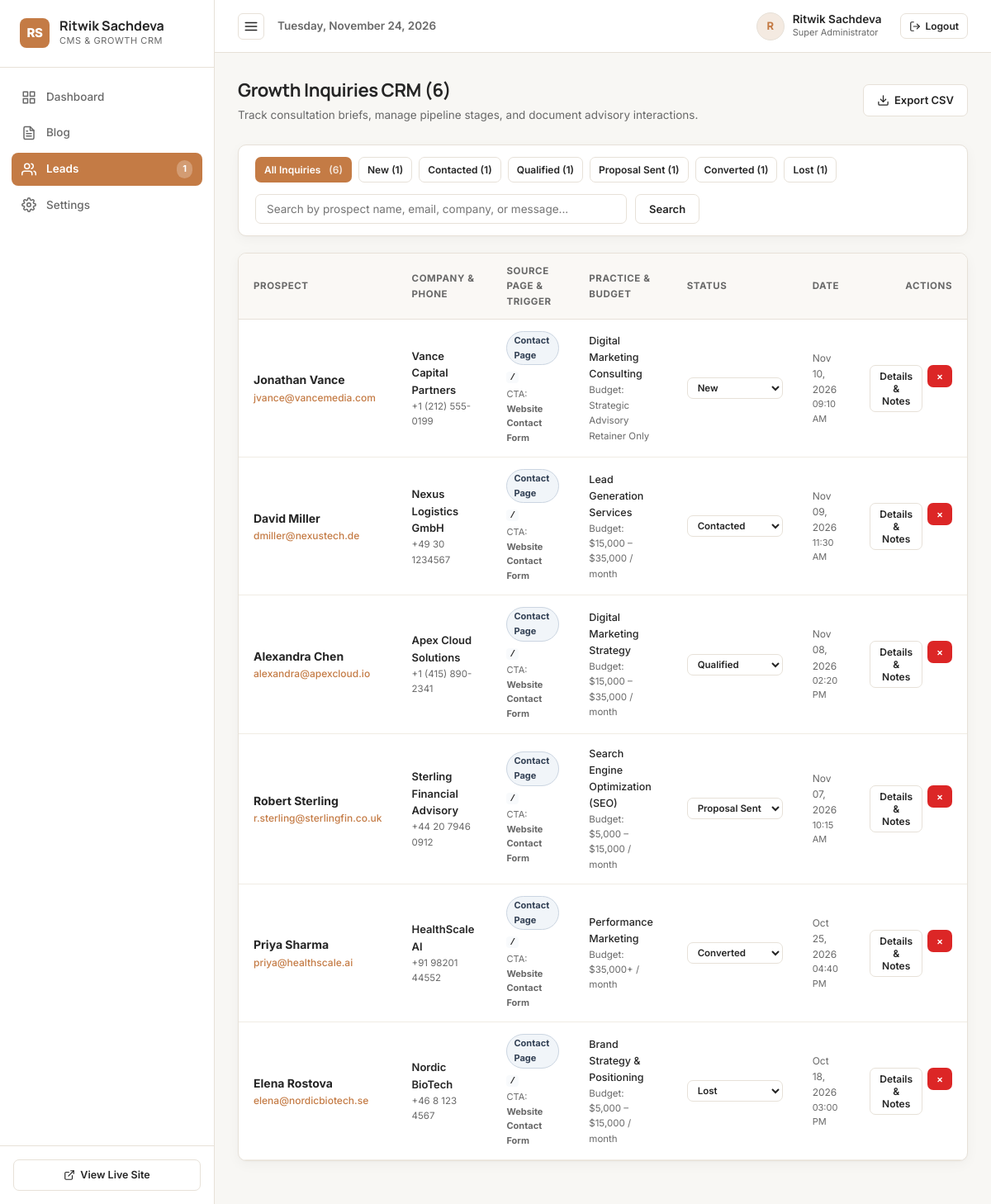
The app's page /admin/leads.php (signed in) with its own data.
### tables this page shows
CREATE TABLE `contact_leads` (
    `id` INT UNSIGNED AUTO_INCREMENT PRIMARY KEY,
    `full_name` VARCHAR(150) NOT NULL,
    `email` VARCHAR(191) NOT NULL,
    `phone` VARCHAR(50) DEFAULT NULL,
    `company` VARCHAR(150) DEFAULT NULL,
    `service_interested` VARCHAR(100) DEFAULT NULL,
    `monthly_budget` VARCHAR(100) DEFAULT NULL,
    `message` TEXT NOT NULL,
    `status` ENUM('NEW', 'CONTACTED', 'QUALIFIED', 'PROPOSAL_SENT', 'CONVERTED', 'LOST') NOT NULL DEFAULT 'NEW',
    `lead_source` VARCHAR(100) NOT NULL DEFAULT 'Website Contact Form',
    `ip_address` VARCHAR(45) DEFAULT NULL,
    `user_agent` VARCHAR(255) DEFAULT NULL,
    `assigned_to` INT UNSIGNED DEFAULT NULL,
    `follow_up_date` DATE DEFAULT NULL,
    `is_spam` TINYINT(1) NOT NULL DEFAULT 0,
    `created_at` DATETIME NOT NULL DEFAULT CURRENT_TIMESTAMP,
    `updated_at` DATETIME NOT NULL DEFAULT CURRENT_TIMESTAMP ON UPDATE CURRENT_TIMESTAMP,
    INDEX `idx_leads_status` (`status`),
    INDEX `idx_leads_email` (`email`),
    INDEX `idx_leads_created` (`created_at`),
    CONSTRAINT `fk_leads_assigned` FOREIGN KEY (`assigned_to`) REFERENCES `admins` (`id`) ON DELETE SET NULL
);

### includes/config.php (called while the page is built, shortened)
<?php
function e($string): string {
    return htmlspecialchars((string)$string, ENT_QUOTES, 'UTF-8');
}

### admin/leads.php (the view, shortened to what this page needs)
<?php
require_once __DIR__ . '/includes/header.php';
$currentStatus = trim($_GET['status'] ?? 'ALL');
$search = trim($_GET['q'] ?? '');
$page = max(1, (int)($_GET['page'] ?? 1));
$perPage = 15;
$offset = ($page - 1) * $perPage;
$where = ["1=1"];
$params = [];
$whereClause = implode(' AND ', $where);
$countStmt = $pdo->prepare("SELECT COUNT(*) FROM contact_leads l WHERE {$whereClause}");
$countStmt->execute($params);
$totalLeads = (int)$countStmt->fetchColumn();
$sql = "
    SELECT l.*, a.name AS assigned_admin_name
    FROM contact_leads l
    LEFT JOIN admins a ON l.assigned_to = a.id
    WHERE {$whereClause}
    ORDER BY l.created_at DESC
    LIMIT :limit OFFSET :offset
";
$stmt = $pdo->prepare($sql);
$stmt->bindValue(':limit', $perPage, PDO::PARAM_INT);
$stmt->bindValue(':offset', $offset, PDO::PARAM_INT);
$stmt->execute();
$leads = $stmt->fetchAll();
$statusCountsRaw = $pdo->query("SELECT status, COUNT(*) as cnt FROM contact_leads GROUP BY status")->fetchAll(PDO::FETCH_KEY_PAIR);
$allTotal = (int)$pdo->query("SELECT COUNT(*) FROM contact_leads")->fetchColumn();
?>
<div class="admin-page-header">
  <div>
    <h1 class="admin-page-title">Growth Inquiries CRM (<?= $totalLeads ?>)</h1>
    <p class="admin-page-subtitle">Track consultation briefs, manage pipeline stages, and document advisory interactions.</p>
  </div>
  <div class="admin-page-actions">
    <a href="export-leads.php<?= ($currentStatus !== 'ALL') ? '?status=' . urlencode($currentStatus) : '' ?>" class="btn-admin btn-admin-secondary">
      <svg width="15" height="15" viewBox="0 0 24 24" fill="none" stroke="currentColor" stroke-width="2" stroke-linecap="round" stroke-linejoin="round"><path d="M21 15v4a2 2 0 0 1-2 2H5a2 2 0 0 1-2-2v-4"></path><polyline points="7 10 12 15 17 10"></polyline><line x1="12" y1="15" x2="12" y2="3"></line></svg>
      Export CSV
    </a>
  </div>
</div>
<div class="admin-card" style="margin-bottom: 20px;">
  <div class="admin-card-body" style="padding: 14px 20px; display: flex; flex-direction: column; gap: 14px;">
    <div style="display: flex; gap: 8px; flex-wrap: wrap; align-items: center;">
      <a href="leads.php" class="btn-admin <?= ($currentStatus === 'ALL') ? 'btn-admin-primary' : 'btn-admin-secondary' ?> btn-admin-sm">
        All Inquiries <span style="margin-left: 4px; opacity: 0.8;">(<?= $allTotal ?>)</span>
      </a>
      <?php
        $statuses = [
          'NEW' => 'New',
          'CONTACTED' => 'Contacted',
          'QUALIFIED' => 'Qualified',
          'PROPOSAL_SENT' => 'Proposal Sent',
          'CONVERTED' => 'Converted',
          'LOST' => 'Lost'
        ];
        foreach ($statuses as $sKey => $sLabel):
          $cnt = $statusCountsRaw[$sKey] ?? 0;
      ?>
        <a href="leads.php?status=<?= $sKey ?>" class="btn-admin <?= ($currentStatus === $sKey) ? 'btn-admin-primary' : 'btn-admin-secondary' ?> btn-admin-sm">
          <?= $sLabel ?> (<?= $cnt ?>)
        </a>
      <?php endforeach; ?>
    </div>
    <form method="GET" action="leads.php" style="display: flex; gap: 10px;">
      <input type="text" name="q" value="<?= e($search) ?>" class="form-control-admin" placeholder="Search by prospect name, email, company, or message..." style="max-width: 450px;">
      <button type="submit" class="btn-admin btn-admin-secondary">Search</button>
    </form>
  </div>
</div>
<div class="admin-card">
  <div class="admin-table-wrap">
    <table class="admin-table">
      <thead>
        <tr>
          <th>Prospect</th>
          <th>Company &amp; Phone</th>
          <th>Source Page &amp; Trigger</th>
          <th>Practice &amp; Budget</th>
          <th>Status</th>
          <th>Date</th>
          <th style="text-align: right;">Actions</th>
        </tr>
      </thead>
      <tbody>
        <?php if (!empty($leads)): ?>
          <?php foreach ($leads as $l): ?>
            <tr>
              <td>
                <div style="font-weight: 700; color: var(--admin-text-main); font-size: 14px;">
                  <?= e($l['full_name']) ?>
                </div>
                <div style="font-size: 12px; color: var(--admin-accent); font-weight: 500;">
                  <a href="mailto:<?= e($l['email']) ?>" style="color: inherit; text-decoration: none;">
                    <?= e($l['email']) ?>
                  </a>
                </div>
              </td>
              <td>
                <div style="font-weight: 600; font-size: 13px; color: var(--admin-text-main);">
                  <?= e($l['company'] ?: 'Individual / Stealth') ?>
                </div>
                <div style="font-size: 11.5px; color: var(--admin-text-muted);">
                  <?= e($l['phone'] ?: 'No phone provided') ?>
                </div>
              </td>
              <td>
                <?php
                  $isPop = (!empty($l['form_type']) && $l['form_type'] === 'popup') || (stripos($l['lead_source'] ?? '', 'popup') !== false);
                  $badgeBg = $isPop ? '#EFF6FF' : '#F1F5F9';
                  $badgeColor = $isPop ? '#1D4ED8' : '#334155';
                  $badgeBorder = $isPop ? '#BFDBFE' : '#CBD5E1';
                  $badgeText = $isPop ? 'Popup Modal' : 'Contact Page';
                  $srcPage = $l['source_page'] ?? '';
                  $srcTrigger = $l['source_trigger'] ?? '';
                  if (empty($srcTrigger) && !empty($l['lead_source'])) {
                    if (preg_match('/(?:Popup Modal|Inline Form):\s*([^(]+)/i', $l['lead_source'], $mTrig)) {
                      $srcTrigger = trim($mTrig[1]);
                    } else {
                      $srcTrigger = $l['lead_source'];
                    }
                  }
                ?>
                <div style="margin-bottom: 4px;">
                  <span style="display: inline-block; font-size: 11px; font-weight: 700; padding: 2px 8px; border-radius: 999px; background: <?= $badgeBg ?>; color: <?= $badgeColor ?>; border: 1px solid <?= $badgeBorder ?>;">
                    <?= $badgeText ?>
                  </span>
                </div>
                <div style="font-size: 12px; font-weight: 600; color: var(--admin-text-main); max-width: 190px; overflow: hidden; text-overflow: ellipsis; white-space: nowrap;" title="<?= e($srcPage ?: '/') ?>">
                  <code style="background: #F8FAFC; padding: 1px 4px; border-radius: 4px; font-size: 11px;"><?= e($srcPage ?: '/') ?></code>
                </div>
                <?php if (!empty($srcTrigger)): ?>
                  <div style="font-size: 11px; color: var(--admin-text-muted); margin-top: 2px;" title="<?= e($srcTrigger) ?>">
                    CTA: <strong><?= e($srcTrigger) ?></strong>
                  </div>
                <?php endif; ?>
              </td>
              <td>
                <div style="font-size: 12.5px; font-weight: 500;">
                  <?= e($l['service_interested'] ?: 'Consulting') ?>
                </div>
                <div style="font-size: 11.5px; color: var(--admin-text-muted);">
                  Budget: <?= e($l['monthly_budget'] ?: 'Unspecified') ?>
                </div>
              </td>
              <td>
                <form method="POST" action="leads.php<?= $currentStatus !== 'ALL' ? '?status=' . urlencode($currentStatus) : '' ?>" style="margin: 0;">
                  <select name="status" class="form-control-admin" style="font-size: 11.5px; padding: 4px 8px; font-weight: 600; width: auto;" onchange="this.form.submit()">
                    <?php foreach ($statuses as $stVal => $stText): ?>
                      <option value="<?= $stVal ?>" <?= ($l['status'] === $stVal) ? 'selected' : '' ?>>
                        <?= $stText ?>
                      </option>
                    <?php endforeach; ?>
                  </select>
                </form>
              </td>
              <td style="font-size: 12px; color: var(--admin-text-muted);">
                <?= date('M d, Y', strtotime($l['created_at'])) ?>
                <div style="font-size: 11px;"><?= date('h:i A', strtotime($l['created_at'])) ?></div>
              </td>
              <td style="text-align: right;">
                <div style="display: inline-flex; gap: 6px;">
                  <button type="button" class="btn-admin btn-admin-secondary btn-admin-sm"
                          onclick='openLeadModal(<?= json_encode($l) ?>)'>
                    Details &amp; Notes
                  </button>
                  <form method="POST" action="leads.php" style="display: inline;" onsubmit="return confirm('Delete this consultation inquiry permanently?');">
                    <button type="submit" class="btn-admin btn-admin-danger btn-admin-sm" title="Delete">
                      &times;
                    </button>
                  </form>
                </div>
              </td>
            </tr>
          <?php endforeach; ?>
        <?php endif; ?>
      </tbody>
    </table>
  </div>
</div>
<?php require_once __DIR__ . '/includes/footer.php'; ?>

### admin/css/admin.css (style rules this page uses)
* { box-sizing: border-box; margin: 0; padding: 0; }
body { font-family: var(--admin-font-body); background-color: var(--admin-bg); color: var(--admin-text-main); line-height: 1.6; font-size: 14.5px; -webkit-font-smoothing: antialiased; }
.admin-page-header { display: flex; align-items: center; justify-content: space-between; flex-wrap: wrap; gap: 16px; margin-bottom: 24px; }
.admin-page-title { font-family: var(--admin-font-heading); font-size: 22px; font-weight: 700; color: var(--admin-text-main); letter-spacing: -0.02em; }
.admin-page-subtitle { font-size: 13.5px; color: var(--admin-text-muted); margin-top: 2px; }
.admin-page-actions { display: flex; align-items: center; gap: 10px; }
.admin-card { background: #FFFFFF; border: 1px solid var(--admin-border); border-radius: var(--admin-radius); box-shadow: var(--admin-shadow); overflow: hidden; margin-bottom: 24px; }
.admin-card-body { padding: 22px; }
.admin-table-wrap { overflow-x: auto; }
.admin-table { width: 100%; border-collapse: collapse; text-align: left; }
.admin-table th { background: #FAF8F5; color: var(--admin-text-muted); font-size: 11.5px; font-weight: 700; text-transform: uppercase; letter-spacing: 0.05em; padding: 12px 18px; border-bottom: 1px solid var(--admin-border); }
.admin-table td { padding: 14px 18px; border-bottom: 1px solid var(--admin-border-light); vertical-align: middle; font-size: 13.5px; }
.btn-admin { display: inline-flex; align-items: center; justify-content: center; gap: 6px; padding: 8px 16px; border-radius: 7px; font-size: 13px; font-weight: 600; cursor: pointer; text-decoration: none; border: 1px solid transparent; transition: all 0.15s ease; font-family: inherit; }
.btn-admin-primary { background: var(--admin-accent); color: #FFFFFF; }
.btn-admin-secondary { background: #FFFFFF; border-color: var(--admin-border); color: var(--admin-text-main); }
.btn-admin-danger { background: var(--admin-danger); color: #FFFFFF; }
.btn-admin-sm { padding: 5px 10px; font-size: 12px; }
.form-control-admin { width: 100%; padding: 9px 13px; border-radius: 7px; border: 1px solid var(--admin-border); background: #FFFFFF; color: var(--admin-text-main); font-size: 13.5px; font-family: inherit; transition: border-color 0.15s ease, box-shadow 0.15s ease; }

### records on screen
contact_leads: full_name "Jonathan Vance", email "jvance@vancemedia.com", company "Vance Capital Partners", phone "+1 (212) 555-0199", lead_source "Contact Page", srcPage "/", lead_source "Website Contact Form", service_interested "Digital Marketing Consulting", monthly_budget "Strategic Advisory Retainer Only", status "New", created_at "Nov 10, 2026", created_at "09:10 AM"
contact_leads: full_name "David Miller", email "dmiller@nexustech.de", company "Nexus Logistics GmbH", phone "+49 30 1234567", lead_source "Contact Page", srcPage "/", lead_source "Website Contact Form", service_interested "Lead Generation Services", monthly_budget "$15,000 – $35,000 / month", status "Contacted", created_at "Nov 09, 2026", created_at "11:30 AM"
contact_leads: full_name "Alexandra Chen", email "alexandra@apexcloud.io", company "Apex Cloud Solutions", phone "+1 (415) 890-2341", lead_source "Contact Page", srcPage "/", lead_source "Website Contact Form", service_interested "Digital Marketing Strategy", monthly_budget "$15,000 – $35,000 / month", status "Qualified", created_at "Nov 08, 2026", created_at "02:20 PM"
contact_leads: full_name "Robert Sterling", email "r.sterling@sterlingfin.co.uk", company "Sterling Financial Advisory", phone "+44 20 7946 0912", lead_source "Contact Page", srcPage "/", lead_source "Website Contact Form", service_interested "Search Engine Optimization (SEO)", monthly_budget "$5,000 – $15,000 / month", status "Proposal Sent", created_at "Nov 07, 2026", created_at "10:15 AM"
contact_leads: full_name "Priya Sharma", email "priya@healthscale.ai", company "HealthScale AI", phone "+91 98201 44552", lead_source "Contact Page", srcPage "/", lead_source "Website Contact Form", service_interested "Performance Marketing", monthly_budget "$35,000+ / month", status "Converted", created_at "Oct 25, 2026", created_at "04:40 PM"
contact_leads: full_name "Elena Rostova", email "elena@nordicbiotech.se", company "Nordic BioTech", phone "+46 8 123 4567", lead_source "Contact Page", srcPage "/", lead_source "Website Contact Form", service_interested "Brand Strategy & Positioning", monthly_budget "$5,000 – $15,000 / month", status "Lost", created_at "Oct 18, 2026", created_at "03:00 PM"

### other values on screen
$newLeadsCount "1"
substr($currentUser['name'] ?? 'A', 0, 1) "R"
$currentUser['name'] "Ritwik Sachdeva"
$currentUser['role_display'] "Super Administrator"
$totalLeads "6"
$allTotal "6"
$sLabel "New"
$cnt "1"
$sLabel "Contacted"
$sLabel "Qualified"
$sLabel "Proposal Sent"
$sLabel "Converted"
$sLabel "Lost"
